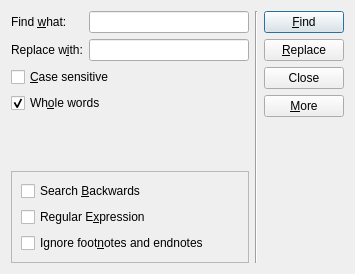
<?xml version="1.0" encoding="UTF-8"?>
<ui version="4.0">
 <class>FindAndReplaceDlg</class>
 <widget class="QDialog" name="FindAndReplaceDlg">
  <property name="geometry">
   <rect>
    <x>0</x>
    <y>0</y>
    <width>355</width>
    <height>274</height>
   </rect>
  </property>
  <property name="windowTitle">
   <string>Find and Replace</string>
  </property>
  <layout class="QHBoxLayout" name="horizontalLayout">
   <item>
    <layout class="QVBoxLayout" name="verticalLayout_4">
     <item>
      <layout class="QGridLayout" name="gridLayout">
       <item row="0" column="0">
        <widget class="QLabel" name="label">
         <property name="text">
          <string>Find &amp;what:</string>
         </property>
         <property name="buddy">
          <cstring>findLineEdit</cstring>
         </property>
        </widget>
       </item>
       <item row="0" column="1">
        <widget class="QLineEdit" name="findLineEdit"/>
       </item>
       <item row="1" column="0">
        <widget class="QLabel" name="label_2">
         <property name="text">
          <string>Replace w&amp;ith:</string>
         </property>
         <property name="buddy">
          <cstring>replaceLineEdit</cstring>
         </property>
        </widget>
       </item>
       <item row="1" column="1">
        <widget class="QLineEdit" name="replaceLineEdit"/>
       </item>
      </layout>
     </item>
     <item>
      <layout class="QVBoxLayout" name="verticalLayout">
       <item>
        <widget class="QCheckBox" name="caseCheckBox">
         <property name="text">
          <string>&amp;Case sensitive</string>
         </property>
        </widget>
       </item>
       <item>
        <widget class="QCheckBox" name="wholeCheckBox">
         <property name="text">
          <string>Wh&amp;ole words</string>
         </property>
         <property name="checked">
          <bool>true</bool>
         </property>
        </widget>
       </item>
      </layout>
     </item>
     <item>
      <spacer name="verticalSpacer">
       <property name="orientation">
        <enum>Qt::Vertical</enum>
       </property>
       <property name="sizeHint" stdset="0">
        <size>
         <width>231</width>
         <height>16</height>
        </size>
       </property>
      </spacer>
     </item>
     <item>
      <widget class="QFrame" name="moreFrame">
       <property name="frameShape">
        <enum>QFrame::StyledPanel</enum>
       </property>
       <property name="frameShadow">
        <enum>QFrame::Raised</enum>
       </property>
       <layout class="QVBoxLayout" name="verticalLayout_3">
        <item>
         <widget class="QCheckBox" name="backwardsCheckBox">
          <property name="text">
           <string>Search &amp;Backwards</string>
          </property>
         </widget>
        </item>
        <item>
         <widget class="QCheckBox" name="regexCheckBox">
          <property name="text">
           <string>Regular E&amp;xpression</string>
          </property>
         </widget>
        </item>
        <item>
         <widget class="QCheckBox" name="ignoreNotesCheckBox">
          <property name="text">
           <string>Ignore foot&amp;notes and endnotes</string>
          </property>
         </widget>
        </item>
       </layout>
      </widget>
     </item>
    </layout>
   </item>
   <item>
    <widget class="Line" name="line">
     <property name="orientation">
      <enum>Qt::Vertical</enum>
     </property>
    </widget>
   </item>
   <item>
    <layout class="QVBoxLayout" name="verticalLayout_2">
     <item>
      <widget class="QPushButton" name="findButton">
       <property name="text">
        <string>&amp;Find</string>
       </property>
      </widget>
     </item>
     <item>
      <widget class="QPushButton" name="replaceButton">
       <property name="text">
        <string>&amp;Replace</string>
       </property>
      </widget>
     </item>
     <item>
      <widget class="QPushButton" name="closeButton">
       <property name="text">
        <string>Close</string>
       </property>
      </widget>
     </item>
     <item>
      <widget class="QPushButton" name="moreButton">
       <property name="text">
        <string>&amp;More</string>
       </property>
       <property name="checkable">
        <bool>true</bool>
       </property>
      </widget>
     </item>
     <item>
      <spacer name="verticalSpacer_2">
       <property name="orientation">
        <enum>Qt::Vertical</enum>
       </property>
       <property name="sizeHint" stdset="0">
        <size>
         <width>21</width>
         <height>16</height>
        </size>
       </property>
      </spacer>
     </item>
    </layout>
   </item>
  </layout>
 </widget>
 <resources/>
 <connections>
  <connection>
   <sender>closeButton</sender>
   <signal>clicked()</signal>
   <receiver>FindAndReplaceDlg</receiver>
   <slot>reject()</slot>
   <hints>
    <hint type="sourcelabel">
     <x>312</x>
     <y>78</y>
    </hint>
    <hint type="destinationlabel">
     <x>334</x>
     <y>201</y>
    </hint>
   </hints>
  </connection>
  <connection>
   <sender>moreButton</sender>
   <signal>toggled(bool)</signal>
   <receiver>moreFrame</receiver>
   <slot>setVisible(bool)</slot>
   <hints>
    <hint type="sourcelabel">
     <x>290</x>
     <y>112</y>
    </hint>
    <hint type="destinationlabel">
     <x>231</x>
     <y>210</y>
    </hint>
   </hints>
  </connection>
 </connections>
</ui>
